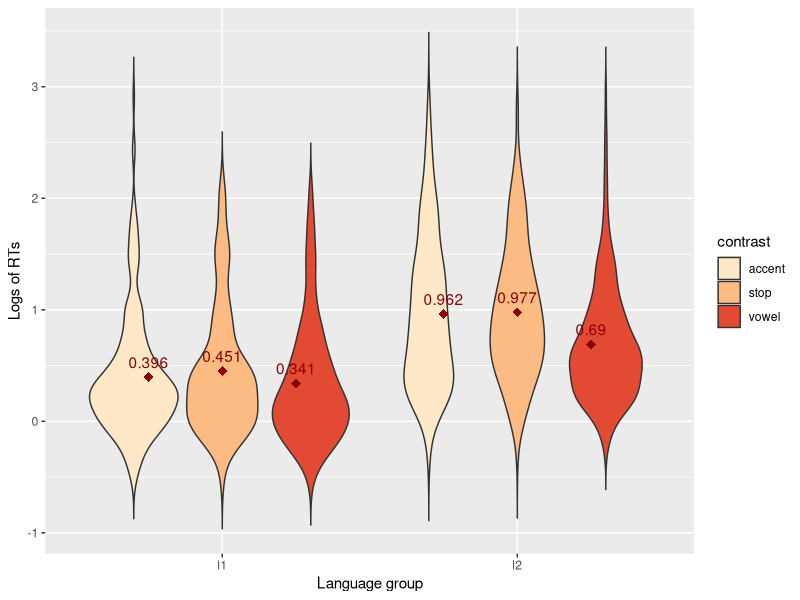
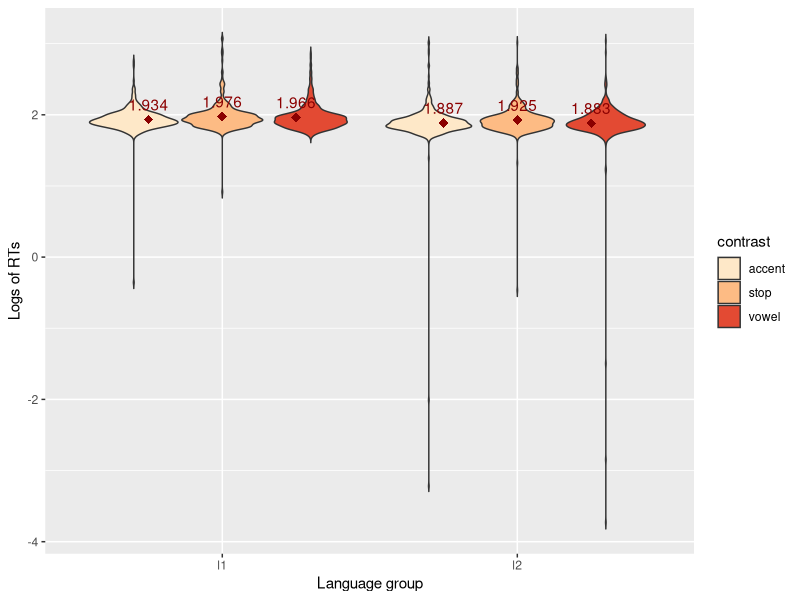
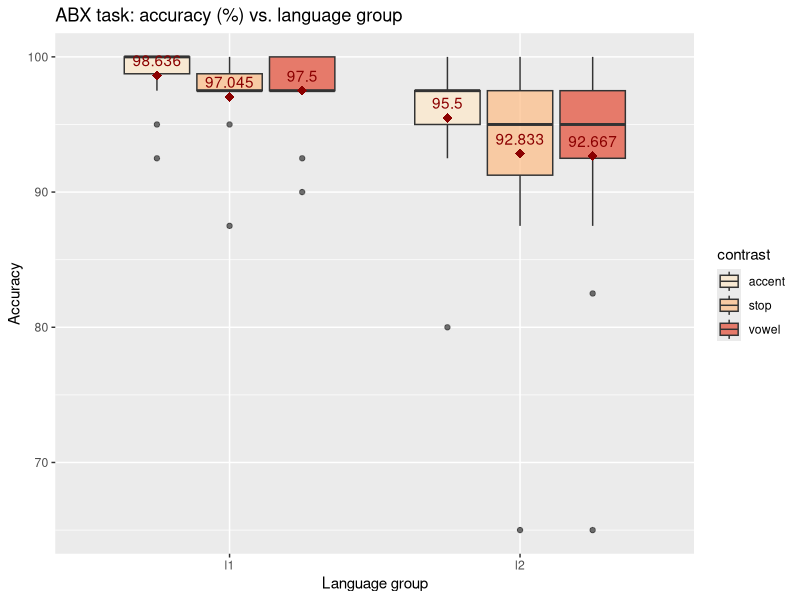
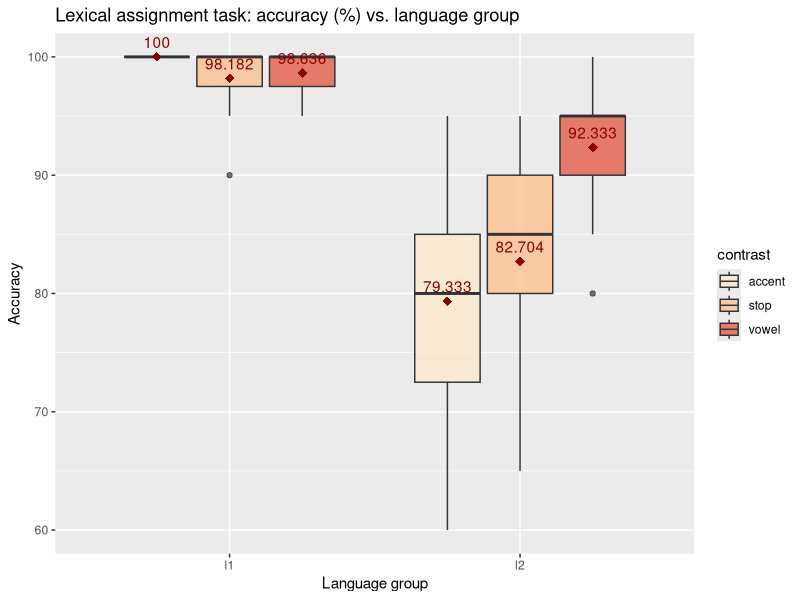

The R script that drew these images, in order:
## ---- chunk 1
knitr::opts_chunk$set(echo = TRUE)
#sent your work directory here
#setwd("")

library(lme4)
library(ggplot2)
library(afex)
#library(lsmeans)
library(emmeans)


knitr::opts_chunk$set(echo = TRUE)
#set the direcotry here
knitr::opts_knit$set(root.dir="/")
## ---- chunk 2

d= read.csv('matrix.csv', header=T)
str(d)
d$answer = as.factor(d$answer)
d$item = as.factor(d$item)

#separating online and in person. 
first = subset(d, experimentType != "online")
second = subset(d, experimentType == "online")

#separating into abx, lex, L2.
abx = subset(second, expName=="abx")
lex = subset(second, expName=="lex")
l2 = subset(second, language="l2")

## ---- chunk 3

st_dev = sd(abx$rt)
avg = mean(abx$rt)
upper_bound = avg + 2*st_dev 
lower_bound = avg - 2*st_dev
abx_trimmed = subset(abx, answer == "1")
abx_trimmed = subset(abx_trimmed, abx_trimmed$rt < upper_bound)

#checking random effects
#reg_abx = lmer(rt~language*contrast  + (language*contrast|participant) + (language*contrast|item),  data=abx_trimmed)# did not converge
#reg_abx = lmer(rt~language*contrast  + (language+contrast|participant) + (language*contrast|item),  data=abx_trimmed)
#reg_abx = lmer(rt~language*contrast  + (language+contrast|participant) + (language+contrast|item),  data=abx_trimmed)
reg_abx = lmer(rt~language*contrast  + (1|participant) + (1|item),  data=abx_trimmed)

mixed(reg_abx, abx_trimmed)

emm_options(lmerTest.limit = 4560)
emm_options(disable.pbkrtest = 4560)
emmeans(reg_abx, list(pairwise~contrast))

## ---- chunk 4


lex_trimmed = subset(lex, answer == "1")
lex_trimmed = subset(lex, lex_trimmed$rt < upper_bound)
lex_trimmed = subset(lex, lex$rt < upper_bound)


#reg_lex = lmer(rt~language*contrast + (language*contrast|participant) + (language*contrast|item),  data=lex_trimmed)

#reg_lex = lmer(rt~language*contrast + (language*contrast|participant) + (language*contrast|item),  data=lex_trimmed)

#reg_lex = lmer(rt~language*contrast + (language+contrast|participant) + (language+contrast|item),  data=lex_trimmed)

#reg_lex = lmer(rt~language*contrast + (language|participant) + (language+contrast|item),  data=lex_trimmed)

#reg_lex = lmer(rt~language*contrast + (language|participant) + (language+contrast|item),  data=lex_trimmed)

#reg_lex = lmer(rt~language*contrast + (language|participant) + (language|item),  data=lex_trimmed)

#reg_lex = lmer(rt~language*contrast + (1|participant) + (language|item),  data=lex_trimmed)

reg_lex = lmer(rt~language*contrast + (1|participant) + (1|item),  data=lex_trimmed) # converged

mixed(reg_lex, lex_trimmed)
emmeans(reg_lex, pairwise~language*contrast)

## ---- chunk 5


#log_reg_abx = glmer(answer~language*contrast + (language*contrast|participant) + (language*contrast|item),  data=abx, family=binomial) 
#log_reg_abx = glmer(answer~language*contrast + (language+contrast|participant) + (language*contrast|item),  data=abx, family=binomial) 
#log_reg_abx = glmer(answer~language*contrast + (language|participant) + (language+contrast|item),  data=abx, family=binomial) 
#log_reg_abx = glmer(answer~language*contrast + (language|participant) + (language|item),  data=abx, family=binomial) 

log_reg_abx = glmer(answer~language*contrast + (1|participant) + (1|item),  data=abx, family=binomial) 

mixed(log_reg_abx,  abx, method="LRT", family=binomial)
emmeans(log_reg_abx, pairwise~language*contrast)
## ---- chunk 6

#log_reg_lex = glmer(answer~language*contrast + (language|participant) + (language|item),  data=lex, family=binomial) 
log_reg_lex = glmer(answer~language*contrast + (1|participant) + (1|item),  data=lex, family=binomial) 
mixed(log_reg_lex,  lex, method="LRT", family=binomial)
emmeans(log_reg_lex, list(pairwise~language*contrast))
## ---- chunk 7
l2_first = subset(first, language == "l2")
l2_first_abx = subset(l2_first, expName == "abx")
l2_first_lex = subset(l2_first, expName == "lex")


l2_first_abx_r = subset(l2_first_abx, answer == "1")
avg = mean(l2_first_abx_r$rt)
stdvar = sd(l2_first_abx_r$rt)
upper_bound_pilot = avg + 2*stdvar
lower_bound_pilot = avg - 2*stdvar
l2_first_abx_r = subset(l2_first_abx_r, rt < upper_bound_pilot)
nrow(l2_first_abx_r)

l2_first_abx_a_r = subset(l2_first_abx_r, contrast == "a")
mean(l2_first_abx_a_r$rt)
sd(l2_first_abx_a_r$rt)
l2_first_abx_s_r = subset(l2_first_abx_r, contrast == "s")
mean(l2_first_abx_s_r$rt)
sd(l2_first_abx_s_r$rt)
l2_first_abx_v_r = subset(l2_first_abx_r, contrast == "v")
mean(l2_first_abx_v_r$rt)
sd(l2_first_abx_v_r$rt)

l2_first_lex_r = subset(l2_first_lex, answer == "1")
avg = mean(l2_first_lex_r$rt)
stdvar = sd(l2_first_lex_r$rt)
upper_bound_pilot = avg + 2*stdvar
lower_bound_pilot = avg - 2*stdvar
l2_first_lex_r = subset(l2_first_lex_r, rt < upper_bound_pilot)
nrow(l2_first_lex_r)

l2_first_lex_a_r = subset(l2_first_lex_r, contrast == "a")
mean(l2_first_lex_a_r$rt)
sd(l2_first_lex_a_r$rt)
l2_first_lex_s_r = subset(l2_first_lex_r, contrast == "s")
mean(l2_first_lex_s_r$rt)
sd(l2_first_lex_s_r$rt)
l2_first_lex_v_r = subset(l2_first_lex_r, contrast == "v")
mean(l2_first_lex_v_r$rt)
sd(l2_first_lex_v_r$rt)



l2_first_lex_a_r = subset(l2_first_lex_r, contrast == "a")
l2_first_lex_s_r = subset(l2_first_lex_r, contrast == "s")
l2_first_lex_v_r = subset(l2_first_lex_r, contrast == "v")


l2_first_abx_a = subset(l2_first_abx, contrast == "a")
l2_first_abx_s = subset(l2_first_abx, contrast == "s")
l2_first_abx_v = subset(l2_first_abx, contrast == "v")

l2_first_lex = subset(l2_first, expName != "abx")
l2_first_lex_a = subset(l2_first_lex, contrast == "a")
l2_first_lex_s = subset(l2_first_lex, contrast == "s")
l2_first_lex_v = subset(l2_first_lex, contrast == "v")


n_first = subset(first, language != "l2")
n_first_abx = subset(n_first, expName == "abx")
n_first_abx_a = subset(n_first_abx, contrast == "a")
n_first_abx_s = subset(n_first_abx, contrast == "s")
n_first_abx_v = subset(n_first_abx, contrast == "v")


n_first_abx_r = subset(n_first_abx, answer == "1")
avg = mean(n_first_abx_r$rt)
stdvar = sd(n_first_abx_r$rt)
upper_bound_pilot = avg + 2*stdvar
lower_bound_pilot = avg - 2*stdvar
n_first_abx_r = subset(n_first_abx_r, rt < upper_bound_pilot)
n_first_abx_r = subset(n_first_abx_r, rt > lower_bound_pilot)
nrow(n_first_abx_r)


n_first_abx_a_r = subset(n_first_abx_r, contrast == "a")
mean(n_first_abx_a_r$rt)
sd(n_first_abx_a_r$rt)
n_first_abx_s_r = subset(n_first_abx_r, contrast == "s")
mean(n_first_abx_s_r$rt)
sd(n_first_abx_s_r$rt)
n_first_abx_v_r = subset(n_first_abx_r, contrast == "v")
mean(n_first_abx_v_r$rt)
sd(n_first_abx_v_r$rt)



n_first_lex = subset(n_first, expName != "abx")
n_first_lex_r = subset(n_first_lex, answer == "1")
n_first_lex_a = subset(n_first_lex, contrast == "a")
n_first_lex_s = subset(n_first_lex, contrast == "s")
n_first_lex_v = subset(n_first_lex, contrast == "v")


n_first_lex_r = subset(n_first_lex, answer == "1")
avg = mean(n_first_lex_r$rt)
stdvar = sd(n_first_lex_r$rt)
upper_bound_pilot = avg + 2*stdvar
lower_bound_pilot = avg - 2*stdvar
n_first_lex_r = subset(n_first_lex_r, rt < upper_bound_pilot)
n_first_lex_r = subset(n_first_lex_r, rt > lower_bound_pilot)
nrow(n_first_lex_r)


n_first_lex_a_r = subset(n_first_lex_r, contrast == "a")
mean(n_first_lex_a_r$rt)
sd(n_first_lex_a_r$rt)
n_first_lex_s_r = subset(n_first_lex_r, contrast == "s")
mean(n_first_lex_s_r$rt)
sd(n_first_lex_s_r$rt)
n_first_lex_v_r = subset(n_first_lex_r, contrast == "v")
mean(n_first_lex_v_r$rt)
sd(n_first_lex_v_r$rt)



perc_correct_l2 = (sum(as.numeric(l2_first$answer)-1)/nrow(l2_first))*100
perc_correct_l2 

perc_correct_l2_abx = (sum(as.numeric(l2_first_abx$answer)-1)/nrow(l2_first_abx))*100
perc_correct_l2_abx

perc_correct_l2_abx_a = (sum(as.numeric(l2_first_abx_a$answer)-1)/nrow(l2_first_abx_a))*100
perc_correct_l2_abx_a

perc_correct_l2_abx_s = (sum(as.numeric(l2_first_abx_s$answer)-1)/nrow(l2_first_abx_s))*100
perc_correct_l2_abx_s

perc_correct_l2_abx_v = (sum(as.numeric(l2_first_abx_v$answer)-1)/nrow(l2_first_abx_v))*100
perc_correct_l2_abx_v

perc_correct_l2_lex = (sum(as.numeric(l2_first_lex$answer)-1)/nrow(l2_first_lex))*100
perc_correct_l2_lex

perc_correct_l2_lex_a = (sum(as.numeric(l2_first_lex_a$answer)-1)/nrow(l2_first_lex_a))*100
perc_correct_l2_lex_a

perc_correct_l2_lex_s = (sum(as.numeric(l2_first_lex_s$answer)-1)/nrow(l2_first_lex_s))*100
perc_correct_l2_lex_s

perc_correct_l2_lex_v = (sum(as.numeric(l2_first_lex_v$answer)-1)/nrow(l2_first_lex_v))*100
perc_correct_l2_lex_v


perc_correct_n = (sum(as.numeric(n_first$answer)-1)/nrow(n_first))*100
perc_correct_n

perc_correct_n_abx = (sum(as.numeric(n_first_abx$answer)-1)/nrow(n_first_abx))*100
perc_correct_n_abx

perc_correct_n_abx_a = (sum(as.numeric(n_first_abx_a$answer)-1)/nrow(n_first_abx_a))*100
perc_correct_n_abx_a

perc_correct_n_abx_s = (sum(as.numeric(n_first_abx_s$answer)-1)/nrow(n_first_abx_s))*100
perc_correct_n_abx_s

perc_correct_n_abx_v = (sum(as.numeric(n_first_abx_v$answer)-1)/nrow(n_first_abx_v))*100
perc_correct_n_abx_v

perc_correct_n_lex = (sum(as.numeric(n_first_lex$answer)-1)/nrow(n_first_lex))*100
perc_correct_n_lex

perc_correct_n_lex_a = (sum(as.numeric(n_first_lex_a$answer)-1)/nrow(n_first_lex_a))*100
perc_correct_n_lex_a

perc_correct_n_lex_s = (sum(as.numeric(n_first_lex_s$answer)-1)/nrow(n_first_lex_s))*100
perc_correct_n_lex_s

perc_correct_n_lex_v = (sum(as.numeric(n_first_lex_v$answer)-1)/nrow(n_first_lex_v))*100
perc_correct_n_lex_v

## ---- chunk 8
d= read.csv('matrix.csv', header=T)
str(d)
d$answer = as.factor(d$answer)
d$item = as.factor(d$item)
d$contrast_location = as.factor(d$contrast_location)
d$moras = as.factor(d$moras)
d$prof = as.factor(d$prof)


#separating into in person and online. 
second = subset(d, experimentType == "online")

#separating into abx, lex, L2 for online. 
abx = subset(second, expName=="abx")
lex = subset(second, expName=="lex")
l2 = subset(second, language=="l2")
abx_l2 = subset(l2, expName=="abx")
lex_l2 = subset(l2, expName=="lex")


#trimming it 
abx_trimmed = subset(abx, answer == "1")
abx_trimmed = subset(abx_trimmed, abx_trimmed$rt < upper_bound)
abx_trimmed_l2 = subset(abx_trimmed, language == "l2")



lex_trimmed = subset(lex, answer == "1")
lex_trimmed = subset(lex, lex_trimmed$rt < upper_bound)
lex_trimmed = subset(lex, lex$rt < upper_bound)
lex_trimmed_l2 = subset(lex_trimmed, language == "l2")


#subsetting contrast type
#vowel contrast of the abx 
abx_v = subset(abx_trimmed, contrast=="v")
abx_v_l2 = subset(abx_trimmed_l2, contrast=="v")

#accent contrast of the abx 
abx_a = subset(abx_trimmed, contrast=="a")
abx_a_l2 = subset(abx_trimmed_l2, contrast=="a")

#stop contrast for the abx 
abx_s = subset(abx_trimmed, contrast=="s")
abx_s_l2 = subset(abx_trimmed_l2, contrast=="s")

#vowel contrast of the lex 
lex_v = subset(lex_trimmed, contrast=="v")
#accent contrast of the lex 
lex_a = subset(lex_trimmed, contrast=="a")
#stop contrast of the lex 
lex_s = subset(lex_trimmed, contrast=="s")
## ---- chunk 9

#vowel contrast
reg_abx_v = lmer(rt~language+contrast_location+moras+ (1|participant) + (1|item),  data=abx_v)
#mixed(reg_abx_v, abx_v) #does not work

#reaction times depending on the mora and contrast_location for the accent contrast of the abx 
abx_a = abx_a[!grepl("kaERU", abx_a$word),]
abx_a = abx_a[!grepl("KAeru", abx_a$word),]
abx_a = abx_a[!grepl("KUrasu", abx_a$word),]
abx_a = abx_a[!grepl("kuRASU", abx_a$word),]
reg_abx_a = lmer(rt~language+contrast_location+moras +  (1|participant) + (1|item),  data=abx_a) 
mixed(reg_abx_a, abx_a)

#reaction times depending on the mora and contrast_location for the stop contrast of the abx 
reg_abx_s = lmer(rt~language+  moras +  (1|participant) + (1|item),  data=abx_s) 
mixed(reg_abx_s, abx_s)
## ---- chunk 10
#acc depending on the mora and contrast_location for the vowel contrast of the lex 
log_reg_lex_v =  glmer(answer~language+contrast_location+moras  + (1|participant) + (1|item),  data=lex_v, family=binomial) 
mixed(log_reg_lex_v,  lex_v, method="LRT", family=binomial)

#acc depending on the mora and contrast_location for the accent contrast of the lex 
lex_a = lex_a[!grepl("kaERU", lex_a$word),]
lex_a = lex_a[!grepl("Kaeru", lex_a$word),]
lex_a = lex_a[!grepl("KUrasu", lex_a$word),]
lex_a = lex_a[!grepl("kuRASU", lex_a$word),]
log_reg_lex_a =  glmer(answer~contrast_location  + (1|participant) +(1|item),  data=lex_a, family=binomial) 
mixed(log_reg_lex_a,  lex_a, method="LRT", family=binomial)


#acc depending on the mora and contrast_location for the stop contrast of the lex 
log_reg_lex_s =  glmer(answer~language+moras  + (1|participant) + (1|item),  data=lex_s, family=binomial) 
mixed(log_reg_lex_s,  lex_s, method="LRT", family=binomial)

#profficiency 
log_reg_lex =  glmer(answer~prof + (1|item) + (1|participant),  data=lex_l2, family=binomial) 
mixed(log_reg_lex,  lex_trimmed_l2, method="LRT", family=binomial)

reg_lex = lmer(rt~prof + (1|item) + (1|participant),  data=lex_trimmed_l2) 
mixed(reg_lex,  lex_trimmed_l2)


reg_abx= lmer(rt~prof+ (1|participant) + (1|item),  data=abx_trimmed_l2) 
mixed(reg_abx, abx_trimmed_l2)
emmeans(reg_abx, list(pairwise~prof))

log_reg_abx =  glmer(answer~prof + (1|item) + (1|participant),  data=abx_l2, family=binomial) 
mixed(log_reg_abx,  abx_l2, method="LRT", family=binomial)


## ---- chunk 11

abx_trimmed$contrast <- as.character(abx_trimmed$contrast)
abx_trimmed$contrast[abx_trimmed$contrast == "a"] <- "accent"
abx_trimmed$contrast[abx_trimmed$contrast == "v"] <- "vowel"
abx_trimmed$contrast[abx_trimmed$contrast == "s"] <- "stop"


lex_trimmed$contrast <- as.character(lex_trimmed$contrast)
lex_trimmed$contrast[lex_trimmed$contrast == "a"] <- "accent"
lex_trimmed$contrast[lex_trimmed$contrast == "v"] <- "vowel"
lex_trimmed$contrast[lex_trimmed$contrast == "s"] <- "stop"



ggplot(data=lex_trimmed, aes(x=language, y=log(rt), fill=contrast)) + geom_violin(trim=FALSE) +
stat_summary(fun.y=mean, colour="darkred", geom="point", 
                   shape=18, size=3,show.legend = FALSE, position = position_dodge(width = .75))+
scale_fill_brewer(palette="OrRd")+
labs(y="Logs of RTs",x="Language group")+
  stat_summary(fun.y=mean, colour="darkred", geom="text", 
               vjust=-0.75, aes( label=round(..y.., digits=3)),
               position = position_dodge(width = .75))


ggplot(data=abx_trimmed, aes(x=language, y=log(rt), fill=contrast)) + geom_violin(trim=FALSE) +
stat_summary(fun.y=mean, colour="darkred", geom="point", 
                   shape=18, size=3,show.legend = FALSE, position = position_dodge(width = .75))+
scale_fill_brewer(palette="OrRd")+
labs(y="Logs of RTs",x="Language group")+
  stat_summary(fun.y=mean, colour="darkred", geom="text", 
               vjust=-0.75, aes( label=round(..y.., digits=3)),
               position = position_dodge(width = .75))

d= read.csv('matrix.csv', header=T)
d$contrast <- as.character(d$contrast)
d$contrast[d$contrast == "a"] <- "accent"
d$contrast[d$contrast == "v"] <- "vowel"
d$contrast[d$contrast == "s"] <- "stop"
first = subset(d, experimentType == "online")

abx = subset(first, expName=="abx")
lex = subset(first, expName=="lex")

abx_plot = aggregate(answer~language+contrast+participant,data=abx,FUN=mean)
abx_plot$answer = abx_plot$answer*100

lex_plot = aggregate(answer~language+contrast+participant,data=lex,FUN=mean)
lex_plot$answer = lex_plot$answer*100

#graph for the abx

ggplot(data=abx_plot, aes(y = answer, x = language, fill = contrast)) + geom_boxplot(alpha=0.7) +
stat_summary(fun.y=mean, colour="darkred", geom="point", 
                   shape=18, size=3,show.legend = FALSE, position = position_dodge(width = .75))+
scale_fill_brewer(palette="OrRd")+
labs(y="Accuracy",x="Language group")+
stat_summary(fun.y=mean, colour="darkred", geom="text", 
               vjust=-0.75, aes( label=round(..y.., digits=3)),
               position = position_dodge(width = .75))+ 
  ggtitle("ABX task: accuracy (%) vs. language group")


#graph for the lex
ggplot(data=lex_plot, aes(y = answer, x = language, fill = contrast)) + geom_boxplot(alpha=0.7) +
stat_summary(fun.y=mean, colour="darkred", geom="point", 
                   shape=18, size=3,show.legend = FALSE, position = position_dodge(width = .75))+
scale_fill_brewer(palette="OrRd")+
labs(y="Accuracy",x="Language group")+
stat_summary(fun.y=mean, colour="darkred", geom="text", 
               vjust=-0.75, aes( label=round(..y.., digits=3)),
               position = position_dodge(width = .75))+
    ggtitle("Lexical assignment task: accuracy (%) vs. language group")
               
               
